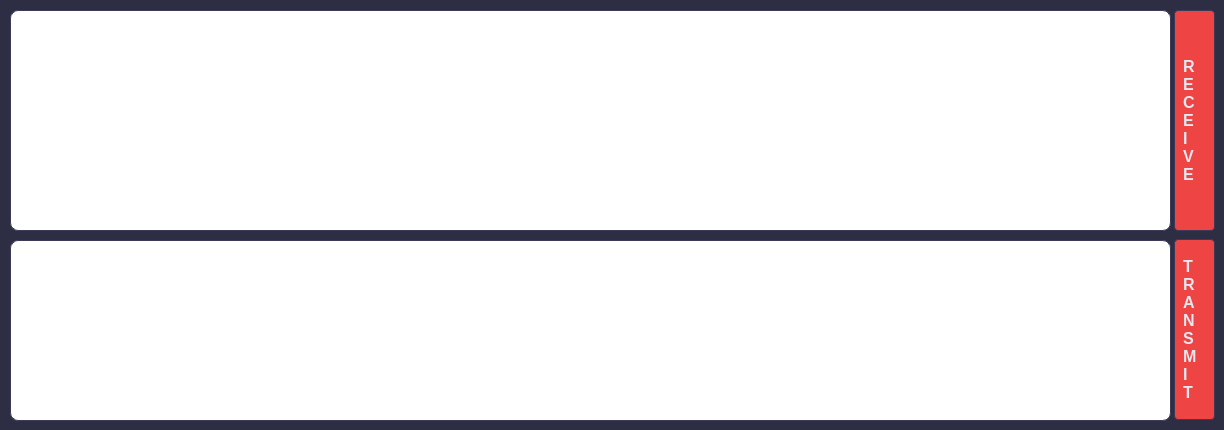
    <widget class="QWidget" name="subTabRxTx">
     <property name="styleSheet">
      <string notr="true">background-color: #2D2D44;</string>
     </property>
     <attribute name="title">
      <string>Tx / Rx</string>
     </attribute>
     <widget class="QTableWidget" name="tableWidgetRx">
      <property name="geometry">
       <rect>
        <x>10</x>
        <y>10</y>
        <width>1161</width>
        <height>221</height>
       </rect>
      </property>
      <property name="styleSheet">
       <string notr="true">
            QTableWidget {
                background-color: #FFFFFF;
                color: #111827;
                border: 1px solid #3B3B57;
                border-radius: 8px;
                gridline-color: #D1D5DB;
            }
            QTableWidget::item:selected {
                background-color: #14B8A6;
                color: #FFFFFF;
            }
            QHeaderView::section {
                background-color: #3B3B57;
                color: #E2E8F0;
                border: none;
                padding: 6px;
                font-size: 12pt;
            }
       </string>
      </property>
      <property name="editTriggers">
       <set>QAbstractItemView::EditTrigger::NoEditTriggers</set>
      </property>
      <property name="alternatingRowColors">
       <bool>true</bool>
      </property>
      <property name="selectionMode">
       <enum>QAbstractItemView::SelectionMode::SingleSelection</enum>
      </property>
      <property name="selectionBehavior">
       <enum>QAbstractItemView::SelectionBehavior::SelectRows</enum>
      </property>
     </widget>
     <widget class="QTableWidget" name="tableWidgetTx">
      <property name="geometry">
       <rect>
        <x>10</x>
        <y>240</y>
        <width>1161</width>
        <height>181</height>
       </rect>
      </property>
      <property name="styleSheet">
       <string notr="true">
            QTableWidget {
                background-color: #FFFFFF;
                color: #111827;
                border: 1px solid #3B3B57;
                border-radius: 8px;
                gridline-color: #D1D5DB;
            }
            QTableWidget::item:selected {
                background-color: #14B8A6;
                color: #FFFFFF;
            }
            QHeaderView::section {
                background-color: #3B3B57;
                color: #E2E8F0;
                border: none;
                padding: 6px;
                font-size: 12pt;
            }
       </string>
      </property>
      <property name="editTriggers">
       <set>QAbstractItemView::EditTrigger::NoEditTriggers</set>
      </property>
      <property name="alternatingRowColors">
       <bool>true</bool>
      </property>
      <property name="selectionMode">
       <enum>QAbstractItemView::SelectionMode::SingleSelection</enum>
      </property>
      <property name="selectionBehavior">
       <enum>QAbstractItemView::SelectionBehavior::SelectRows</enum>
      </property>
     </widget>
     <widget class="QLabel" name="labelReceive">
      <property name="geometry">
       <rect>
        <x>1174</x>
        <y>10</y>
        <width>41</width>
        <height>221</height>
       </rect>
      </property>
      <property name="styleSheet">
       <string notr="true">
   QLabel {
    background-color: #EF4444;
    color: #E2E8F0;
    border: 1px solid #3B3B57;
    border-radius: 4px;
    padding: 4px;
    font-size: 12pt;
    font-weight: 600;
    qproperty-alignment: 'AlignCenter';
   }
  </string>
      </property>
      <property name="text">
       <string>R
E
C
E
I
V
E</string>
      </property>
      <property name="textFormat">
       <enum>Qt::TextFormat::PlainText</enum>
      </property>
     </widget>
     <widget class="QLabel" name="labelTrasnmit">
      <property name="geometry">
       <rect>
        <x>1174</x>
        <y>239</y>
        <width>41</width>
        <height>181</height>
       </rect>
      </property>
      <property name="styleSheet">
       <string notr="true">
   QLabel {
    background-color: #EF4444;
    color: #E2E8F0;
    border: 1px solid #3B3B57;
    border-radius: 4px;
    padding: 4px;
    font-size: 12pt;
    font-weight: 600;
    qproperty-alignment: 'AlignCenter';
   }
  </string>
      </property>
      <property name="text">
       <string>T
R
A
N
S
M
I
T</string>
      </property>
      <property name="textFormat">
       <enum>Qt::TextFormat::PlainText</enum>
      </property>
     </widget>
    </widget>
